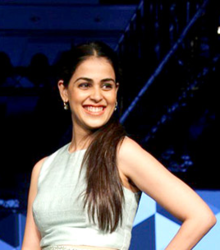
#> input picture celebclassifier/mainclassifier/TestImages/Genelia_D'Souza.png, 220 x 250 px, found by its file name
$ python VisualImageDetection.py
#> lines starting #> are read from the running program, lines starting #| are printed output that depends on the picture
#!/usr/bin/env python3
# -*- coding: utf-8 -*-
"""
Created on Wed Sep 25 00:21:34 2019

@author: eye-slash98
"""

import cv2
import os
import numpy as np

def faceDetection(test_img):
    gray_img = cv2.cvtColor(test_img, cv2.COLOR_BGR2GRAY)
    face_haar_cascade = cv2.CascadeClassifier('Haarcascade/haarcascade_frontalface_default.xml')
    faces = face_haar_cascade.detectMultiScale(gray_img, scaleFactor=1.32, minNeighbors=5)
    return faces, gray_img

def labels_for_training_data(directory):
    faces = []
    faceID = []

    for path, subdirname, filenames in os.walk(directory):
        for filename in filenames:
            if filename.startswith("."):
                print('Skipping System file')
                continue

            id = os.path.basename(path)
            img_path = os.path.join(path, filename)
            print("img_path : ",img_path)
            print('id : ',id)
            test_img = cv2.imread(img_path)
            if test_img is None:
                print("Image not loaded properly")
                continue
            faces_rect, gray_img = faceDetection(test_img)
            if len(faces_rect) != 1:
                continue
            (x,y,w,h) = faces_rect[0]
            roi_gray = gray_img[y:y+w,x:x+h]
            faces.append(roi_gray)
            faceID.append(int(id))
    return faces,faceID


#Training our Haar Classifier with the below functions

def train_classifier(faces,faceID):
    face_recognizer = cv2.face.LBPHFaceRecognizer_create()
    face_recognizer.train(faces, np.array(faceID))
    return face_recognizer

#Drawing bounding boxes on detected face
def draw_rect(test_img, face):
    (x,y,w,h) = face
    cv2.rectangle(test_img, (x,y), (x+w, y+h),(255,0,0),thickness=3)

#Writing name of the person for detected label
def put_text(test_img, text, x,y):
    cv2.putText(test_img,text,(x,y),cv2.FONT_HERSHEY_PLAIN,1,(255,0,0),1)


#passing a test image to the classifier
test_img = cv2.imread("./TestImages/Genelia_D'Souza.png")
#> test_img is the input picture: shape (250, 220, 3); mean B, G, R 75.7, 70.5, 75
face_detected, gray_img = faceDetection(test_img)
#> in faceDetection, `gray_img = cv2.cvtColor(test_img, cv2.COLOR_BGR2GRAY)`:
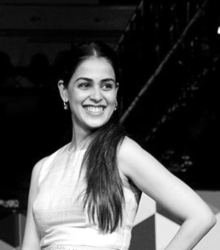
#> gray_img: shape (250, 220); min 0, max 255, mean 72.4
#> in faceDetection, `faces = face_haar_cascade.detectMultiScale(gray_img, scaleFactor=1.32,..`: faces = [[63, 59, 64, 64]]
#> face_detected = [[63, 59, 64, 64]]
print("faces_detected: ", face_detected)
#| faces_detected:  [[63 59 64 64]]


#Training Haar Classifier
#Running Once
#faces, faceID = labels_for_training_data('HaarCascadeDataset')
#face_recognizer = train_classifier(faces, faceID)
#face_recognizer.write('trainingData.yml')

#For subsequent runs
face_recognizer = cv2.face.LBPHFaceRecognizer_create()
#> (the run stopped early here; a loop or call above may not have finished)
